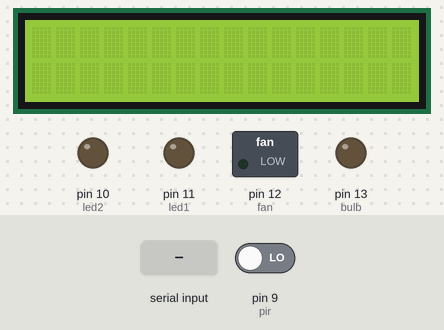
Simulated run of this sketch. Board: Arduino Uno, built with avr-gcc and run on an emulated ATmega328P. Shown: 16×2 character LCD, switched loads named in the sketch (green lamp = pin HIGH), output pins drawn as LEDs (lit = HIGH). The test bench sets the inputs (shaded band); at power-on: pin 9 (pir) LOW. What the sketch prints to the serial monitor is not drawn.

Above: at 1.2 s.
1.3 s: "2" received over Serial
At 2.1 s:
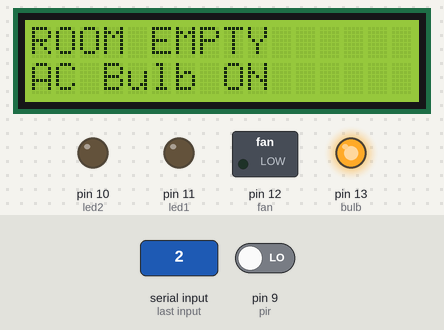
2.8 s: "4" received over Serial
At 3.2 s:
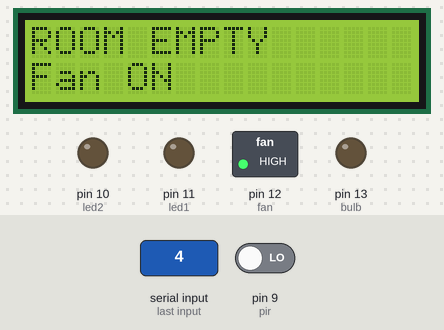
4.3 s: "6" received over Serial
At 5.5 s:
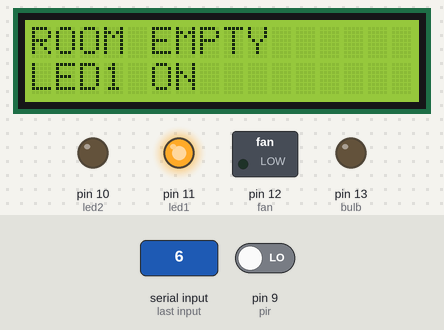
5.8 s: "0" received over Serial
At 6.8 s:
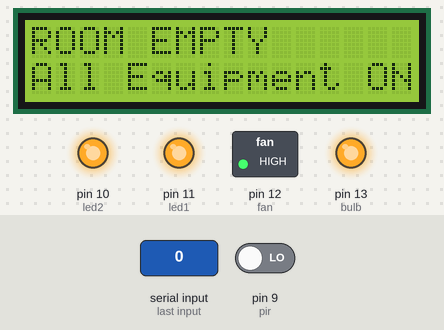
7.3 s: "1" received over Serial
At 7.9 s:
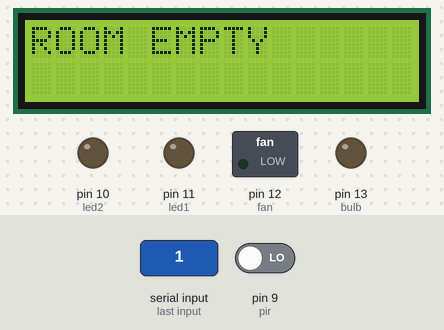
8.8 s: "9" received over Serial
At 9.1 s:
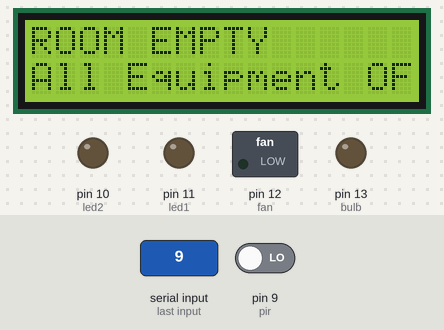
Timing chart, 0 to 11.3 s (numbered marks = the images above; inputs shaded):
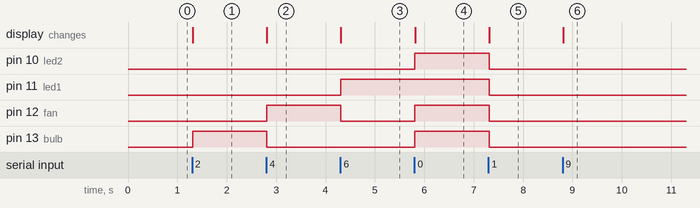

The sketch:

Home_Automation.ino
```cpp
#include "LiquidCrystal.h"

#define bulb 13
#define fan 12
#define led1 11
#define led2 10
#define rs 3
#define en 4
#define d4 5
#define d5 6
#define d6 7
#define d7 8
#define pir 9
int PIR;
char val;
LiquidCrystal lcd(rs, en, d4, d5, d6, d7);

void setup() {
  pinMode(bulb, OUTPUT);
  pinMode(fan, OUTPUT);
  pinMode(led1, OUTPUT);
  pinMode(led2, OUTPUT);
  pinMode(pir, INPUT);
  lcd.begin(16, 2);
  Serial.begin(9600);
}

void loop() {

  PIR = digitalRead(pir);

  while (Serial.available() > 0) {
    val = Serial.read();
    Serial.println(val);
    Serial.print(PIR);
    if (PIR == 1) {
      lcd.setCursor(0, 0);
      lcd.print("ROOM OCCUPIED");
      lcd.print("                                        ");
    } else {
      lcd.setCursor(0, 0);
      lcd.print("ROOM EMPTY");
      lcd.print("                               ");
      lcd.setCursor(0, 1);
      lcd.print("                                      ");
      digitalWrite(bulb, LOW);
      digitalWrite(fan, LOW);
      digitalWrite(led1, LOW);
      digitalWrite(led2, LOW);
    }
    if (val == '2') {
      digitalWrite(bulb, HIGH);
      lcd.setCursor(0, 1);
      lcd.print("AC Bulb ON");
    } else if (val == '1') {
      digitalWrite(bulb, LOW);
      lcd.setCursor(0, 1);
      lcd.print("                      ");
    } else if (val == '4') {
      digitalWrite(fan, HIGH);
      lcd.setCursor(0, 1);
      lcd.print("Fan ON ");
    } else if (val == '3') {
      digitalWrite(fan, LOW);
      lcd.setCursor(0, 1);
      lcd.print("                      ");
    } else if (val == '6') {
      digitalWrite(led1, HIGH);
      lcd.setCursor(0, 1);
      lcd.print("LED1 ON");
    } else if (val == '5') {
      digitalWrite(led1, LOW);
      lcd.setCursor(0, 1);
      lcd.print("                      ");
    } else if (val == '8') {
      digitalWrite(led2, HIGH);
      lcd.setCursor(0, 1);
      lcd.print("LED2 ON");
    } else if (val == '7') {
      digitalWrite(led2, LOW);
      lcd.setCursor(0, 1);
      lcd.print("                      ");
    } else if (val == '0') {
      digitalWrite(bulb, HIGH);
      digitalWrite(fan, HIGH);
      digitalWrite(led1, HIGH);
      digitalWrite(led2, HIGH);
      lcd.setCursor(0, 1);
      lcd.print("All Equipment ON");


    } else if (val == '9') {
      digitalWrite(bulb, LOW);
      digitalWrite(fan, LOW);
      digitalWrite(led1, LOW);
      digitalWrite(led2, LOW);
      lcd.setCursor(0, 1);
      lcd.print("All Equipment OFF");
    }
  }
}
```

Measured:
- after the input at 1.3 s, pin 13 (bulb): LOW → HIGH at once; the display: changes at once (image 1)
- after the input at 2.8 s, pin 12 (fan): LOW → HIGH at once; pin 13 (bulb): HIGH → LOW at once; the display: changes at once (image 2)
- after the input at 4.3 s, pin 11 (led1): LOW → HIGH at once; pin 12 (fan): HIGH → LOW at once; the display: changes at once (image 3)
- after the input at 5.8 s, pin 10 (led2), pin 12 (fan), pin 13 (bulb): LOW → HIGH at once; the display: changes at once (image 4)
- after the input at 7.3 s, pin 10 (led2), pin 11 (led1), pin 12 (fan), pin 13 (bulb): HIGH → LOW at once; the display: changes at once (image 5)
- after the input at 8.8 s, the display: changes at once (image 6)
